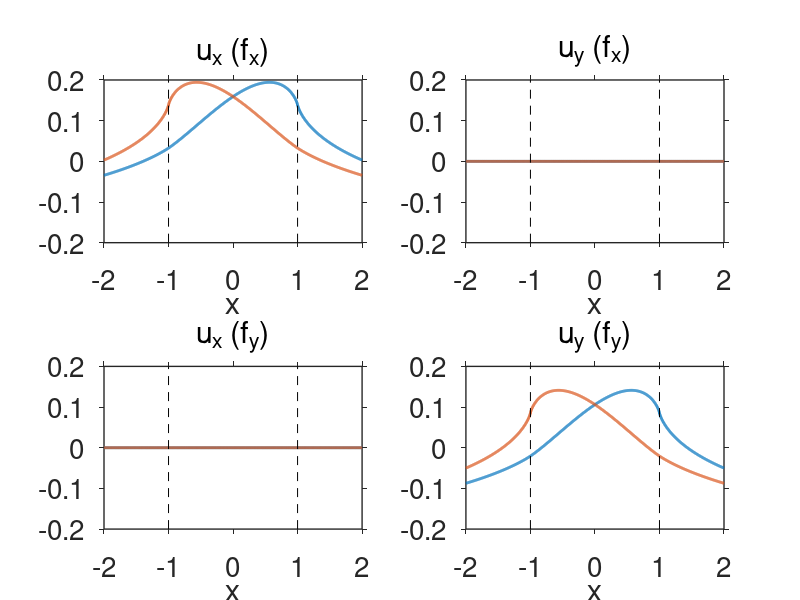
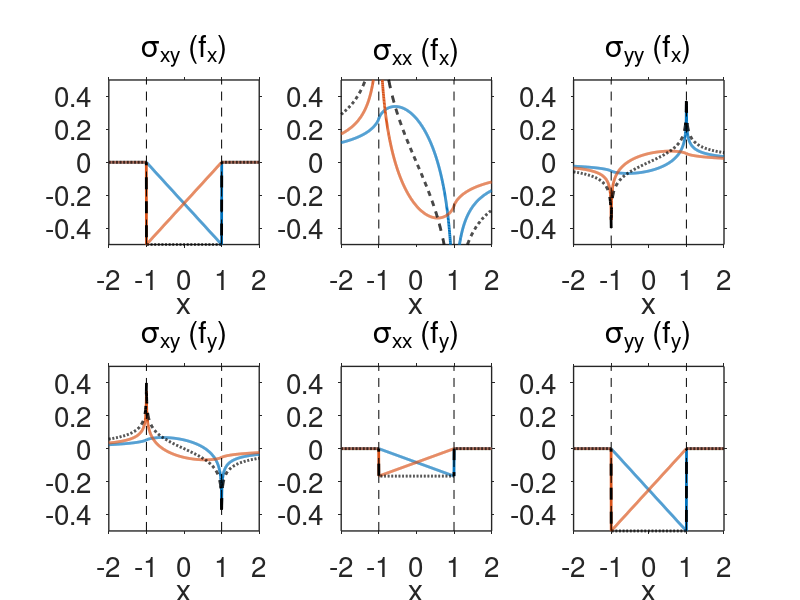

Write the MATLAB code that produced these figures, in order. (Note: this script raises an error after producing the figures.)
% script to convert Mathematica expressions to MATLAB
% for Kelvin problem with linearly varying body forces along a line segment
% 
% AUTHORS:
% Rishav Mallick, JPL, 2024

clear

mu = 1;
nu = 0.25;

Nobs = 1000;
xo = linspace(-2,2,Nobs)';
yo = zeros(Nobs,1);

% Displacement kernels copied over from Mathematica for a horizontal line
% element present at y = 0, -w <= x <= w
% 
% ux,uy kernels have two linear basis functions
% f1: goes from (-w,0) to (w,1)
% f2: goes from (-w,1) to (w,0)

% ux kernels (is non-zero at yo = 0 only for fx)
ux_1 = @(fx,fy,w) ((1/8).*fx.*w.^(-1).*(w+(-1).*xo).*(3.*w+xo).*mu.^(-1).*nu.*(pi+(-1) ...
  .*pi.*nu).^(-1).*log((w+(-1).*xo).^2+yo.^2)+(1/32).*fx.*pi.^(-1).* ...
  w.^(-1).*mu.^(-1).*((-1)+nu).^(-1).*(4.*w.*(8.*w.*((-1)+nu)+xo.*((-3) ...
  +4.*nu))+(-16).*(w+xo).*yo.*((-1)+nu).*atan2((w-xo),yo)+ ...
  (-16).*(w+xo).*yo.*((-1)+nu).*atan2((w+xo),yo)+(3.*(w+(-1).* ...
  xo).*(3.*w+xo)+yo.^2.*(5+(-4).*nu)).*log((w+(-1).*xo).^2+yo.^2)+( ...
  3.*(w+xo).^2+(-5).*yo.^2+(-4).*(w+xo+(-1).*yo).*(w+xo+yo).*nu).* ...
  log((w+xo).^2+yo.^2)) + ...
  (1/16).*fy.*pi.^(-1).*w.^(-1).*yo.*mu.^(-1).*((-1)+nu).^(-1).*(4.*w+ ...
  (-2).*yo.*(atan2((w-xo),yo)+atan2((w+xo),yo))+( ...
  w+xo).*(log((w+(-1).*xo).^2+yo.^2)+(-1).*log((w+xo).^2+yo.^2))))./2;

ux_2 = @(fx,fy,w) (1/64).*fx.*pi.^(-1).*w.^(-1).*(w+(-1).*xo).^2.*mu.^(-1).*(3+(-4).* ...
  nu).*((-1)+nu).^(-1).*log((w+(-1).*xo).^2+yo.^2)+(1/32).*pi.^(-1).* ...
  w.^(-1).*(w+(-1).*xo).*mu.^(-1).*((-1)+nu).^(-1).*((-8).*fx.*yo.*(( ...
  -1)+nu).*(atan2((w-xo),yo)+atan2((w+xo),yo))+fy.* ...
  yo.*log((w+(-1).*xo).^2+yo.^2))+(1/64).*pi.^(-1).*w.^(-1).*mu.^(-1) ...
  .*((-1)+nu).^(-1).*(4.*w.*((-2).*fy.*yo+fx.*xo.*(3+(-4).*nu)+8.*fx.* ...
  w.*((-1)+nu))+yo.^2.*(4.*fy.*(atan2((w-xo),yo)+atan2((w+xo),yo))+...
  fx.*((-5)+4.*nu).*log((w+(-1).*xo).^2+yo.^2))+(2.* ...
  fy.*((-1).*w+xo).*yo+fx.*(3.*(3.*w+(-1).*xo).*(w+xo)+5.*yo.^2+(-4) ...
  .*((3.*w+(-1).*xo).*(w+xo)+yo.^2).*nu)).*log((w+xo).^2+yo.^2));

% uy kernels (is non-zero at yo = 0 only for fy)
uy_1 = @(fx,fy,w) (1/32).*fx.*pi.^(-1).*w.^(-1).*yo.*mu.^(-1).*((-1)+nu).^(-1).*(4.*w+ ...
  (-2).*yo.*(atan2(w-xo,yo)+atan2(w+xo,yo))+( ...
  w+xo).*(log((w+(-1).*xo).^2+yo.^2)+(-1).*log((w+xo).^2+yo.^2)))+( ...
  1/64).*fy.*pi.^(-1).*w.^(-1).*mu.^(-1).*((-1)+nu).^(-1).*(4.*w.*(2.* ...
  w+xo).*((-3)+4.*nu)+8.*(w+xo).*yo.*((-1)+2.*nu).*atan2((-w+xo),yo)+...
  (-8).*(w+xo).*yo.*((-1)+2.*nu).*atan2(w+xo,yo)+( ...
  w.^2.*(9+(-12).*nu)+yo.^2.*(1+(-4).*nu)+2.*w.*xo.*((-3)+4.*nu)+ ...
  xo.^2.*((-3)+4.*nu)).*log((w+(-1).*xo).^2+yo.^2)+(-1).*((-3).*(w+ ...
  xo).^2+yo.^2+4.*(w+xo+(-1).*yo).*(w+xo+yo).*nu).*log((w+xo).^2+ ...
  yo.^2));

uy_2 = @(fx,fy,w) fx.*((-1/32).*pi.^(-1).*w.^(-1).*yo.*mu.^(-1).*((-1)+nu).^(-1).*(4.* ...
  w+(-2).*yo.*(atan2(w-xo,yo)+atan2(w+xo,yo))+ ...
  ((-1).*w+xo).*log((w+(-1).*xo).^2+yo.^2))+(w+(-1).*xo).*yo.*(32.* ...
  pi.*w.*mu+(-32).*pi.*w.*mu.*nu).^(-1).*log(w.^2+2.*w.*xo+xo.^2+yo.^2) ...
  )+fy.*((-1/8).*pi.^(-1).*w.^(-1).*(w+(-1).*xo).*yo.*mu.^(-1).*((-1) ...
  +nu).^(-1).*((-1)+2.*nu).*(atan2(w-xo,yo)+atan2((w+xo),yo))+...
  (1/64).*pi.^(-1).*w.^(-1).*(w+(-1).*xo).^2.*mu.^(-1).* ...
  (3+(-4).*nu).*((-1)+nu).^(-1).*log((w+(-1).*xo).^2+yo.^2)+(1/64).* ...
  pi.^(-1).*w.^(-1).*mu.^(-1).*((-1)+nu).^(-1).*(4.*w.*(2.*w+(-1).*xo) ...
  .*((-3)+4.*nu)+yo.^2.*((-1)+4.*nu).*log((w+(-1).*xo).^2+yo.^2)+(3.*( ...
  3.*w+(-1).*xo).*(w+xo)+yo.^2+(-4).*((3.*w+(-1).*xo).*(w+xo)+yo.^2) ...
  .*nu).*log((w+xo).^2+yo.^2)));

% sxy kernels
sxy_1 = @(fx,fy,w) (-1/8).*fx.*pi.^(-1).*w.^(-1).*((-1)+nu).^(-1).*(2.*w.*(w+(-1).*xo) ...
  .*yo.*((w+(-1).*xo).^2+yo.^2).^(-1)+2.*(w+xo).*((-1)+nu).*atan2((w-xo),yo)+...
  2.*(w+xo).*((-1)+nu).*atan2((w+xo),yo)+( ...
  1/2).*yo.*((-3)+2.*nu).*(log((w+(-1).*xo).^2+yo.^2)+(-1).*log((w+ ...
  xo).^2+yo.^2)))+(1/8).*fy.*pi.^(-1).*w.^(-1).*((-1)+nu).^(-1).*(( ...
  -2).*w.*(w+(-1).*xo).^2.*((w+(-1).*xo).^2+yo.^2).^(-1)+4.*w.*nu+2.* ...
  yo.*nu.*atan2((-w+xo),yo)+(-2).*yo.*nu.*atan2((w+xo),yo)+...
  (1/2).*(w+xo).*((-1)+2.*nu).*(log((w+(-1).*xo).^2+yo.^2)+ ...
  (-1).*log((w+xo).^2+yo.^2)));

sxy_2 = @(fx,fy,w) (-1/16).*fx.*pi.^(-1).*w.^(-1).*((-1)+nu).^(-1).*(4.*w.*(w+xo).* ...
  yo.*((w+xo).^2+yo.^2).^(-1)+4.*(w+(-1).*xo).*((-1)+nu).*atan2((w-xo),yo)+4.*(w+(-1).*xo).*((-1)+nu).*atan2(w+xo,yo)+...
  (-1).*yo.*((-3)+2.*nu).*(log((w+(-1).*xo).^2+yo.^2)+(-1).*log( ...
  (w+xo).^2+yo.^2)))+(-1/16).*fy.*pi.^(-1).*w.^(-1).*((-1)+nu).^(-1) ...
  .*((-4).*w.*(w+xo).^2.*((w+xo).^2+yo.^2).^(-1)+8.*w.*nu+(-4).*yo.* ...
  nu.*atan2(w-xo,yo)+(-4).*yo.*nu.*atan2((w+xo),yo)+...
  ((-1).*w+xo).*((-1)+2.*nu).*(log((w+(-1).*xo).^2+yo.^2)+(-1).* ...
  log((w+xo).^2+yo.^2)));

% sxx kernels
sxx_1 = @(fx,fy,w) (1/8).*fx.*pi.^(-1).*w.^(-1).*((-1)+nu).^(-1).*(((w+(-1).*xo).^2+ ...
  yo.^2).^(-1).*((-6).*w.*(w+(-1).*xo).^2+(-8).*w.*yo.^2)+4.*w.*nu+( ...
  -2).*yo.*((-2)+nu).*atan2((w-xo),yo)+(-2).*yo.*((-2)+nu) ...
  .*atan2((w+xo),yo)+(1/2).*(w+xo).*((-3)+2.*nu).*(log((w+(-1) ...
  .*xo).^2+yo.^2)+(-1).*log((w+xo).^2+yo.^2)))+(1/8).*fy.*pi.^(-1).* ...
  w.^(-1).*((-1)+nu).^(-1).*(2.*w.*((-1).*w+xo).*yo.*((w+(-1).*xo) ...
  .^2+yo.^2).^(-1)+2.*(w+xo).*nu.*atan2((w-xo),yo)+2.*(w+ ...
  xo).*nu.*atan2((w+xo),yo)+(1/2).*yo.*(1+2.*nu).*(log((w+(-1).* ...
  xo).^2+yo.^2)+(-1).*log((w+xo).^2+yo.^2)));

sxx_2 = @(fx,fy,w) (1/16).*fx.*pi.^(-1).*w.^(-1).*((-1)+nu).^(-1).*(4.*w.*((w+xo).^2+ ...
  yo.^2).^(-1).*(3.*(w+xo).^2+4.*yo.^2+(-2).*((w+xo).^2+yo.^2).*nu)+ ...
  4.*yo.*((-2)+nu).*atan2(w-xo,yo)+4.*yo.*((-2)+nu).* ...
  atan2(w+xo,yo)+(w+(-1).*xo).*((-3)+2.*nu).*(log((w+(-1).* ...
  xo).^2+yo.^2)+(-1).*log((w+xo).^2+yo.^2)))+(1/16).*fy.*pi.^(-1).* ...
  w.^(-1).*((-1)+nu).^(-1).*((-4).*w.*(w+xo).*yo.*((w+xo).^2+yo.^2) ...
  .^(-1)+4.*(w+(-1).*xo).*nu.*atan2(w-xo,yo)+4.*(w+(-1) ...
  .*xo).*nu.*atan2(w+xo,yo)+(-1).*yo.*(1+2.*nu).*(log((w+(-1) ...
  .*xo).^2+yo.^2)+(-1).*log((w+xo).^2+yo.^2)));

% syy kernels
syy_1 = @(fx,fy,w) (-1/16).*fx.*pi.^(-1).*w.^(-1).*((-1)+nu).^(-1).*(((w+(-1).*xo).^2+ ...
  yo.^2).^(-1).*((-4).*w.*(w+(-1).*xo).^2+(-8).*w.*yo.^2)+8.*w.*nu+( ...
  -4).*yo.*((-1)+nu).*atan2((w-xo),yo)+(-4).*yo.*((-1)+nu) ...
  .*atan2((w+xo),yo)+(w+xo).*((-1)+2.*nu).*(log((w+(-1).*xo) ...
  .^2+yo.^2)+(-1).*log((w+xo).^2+yo.^2)))+(-1/8).*fy.*pi.^(-1).*w.^( ...
  -1).*((-1)+nu).^(-1).*(2.*w.*((-1).*w+xo).*yo.*((w+(-1).*xo).^2+ ...
  yo.^2).^(-1)+2.*(w+xo).*((-1)+nu).*atan2((w-xo),yo)+2.* ...
  (w+xo).*((-1)+nu).*atan2((w+xo),yo)+(1/2).*yo.*((-1)+2.*nu).*( ...
  log((w+(-1).*xo).^2+yo.^2)+(-1).*log((w+xo).^2+yo.^2)));

syy_2 = @(fx,fy,w) (-1/8).*fx.*pi.^(-1).*w.^(-1).*((-1)+nu).^(-1).*(2.*w.*((w+xo).^2+ ...
  yo.^2).^(-1).*((w+xo).^2+2.*yo.^2+(-2).*((w+xo).^2+yo.^2).*nu)+2.* ...
  yo.*((-1)+nu).*atan2(w-xo,yo)+2.*yo.*((-1)+nu).*atan2((w+xo),yo)+(1/2).*(w+(-1).*xo).*((-1)+2.*nu).*(log((w+(-1).* ...
  xo).^2+yo.^2)+(-1).*log((w+xo).^2+yo.^2)))+(-1/8).*fy.*pi.^(-1).* ...
  w.^(-1).*((-1)+nu).^(-1).*((-2).*w.*(w+xo).*yo.*((w+xo).^2+yo.^2) ...
  .^(-1)+2.*(w+(-1).*xo).*((-1)+nu).*atan2(w-xo,yo)+2.* ...
  (w+(-1).*xo).*((-1)+nu).*atan2(w+xo,yo)+(-1/2).*yo.*((-1)+ ...
  2.*nu).*(log((w+(-1).*xo).^2+yo.^2)+(-1).*log((w+xo).^2+yo.^2)));

% set element length
w = 1;

% Displacements
figure(1),clf
subplot(2,2,1)
plot(xo,ux_1(1,0,w),'Linewidth',2), hold on
plot(xo,ux_2(1,0,w),'Linewidth',2)
xlabel('x')
title('u_x (f_x)','FontWeight','normal')

subplot(2,2,3)
plot(xo,ux_1(0,1,w),'Linewidth',2), hold on
plot(xo,ux_2(0,1,w),'Linewidth',2)
xlabel('x')
title('u_x (f_y)','FontWeight','normal')

subplot(2,2,2)
plot(xo,uy_1(1,0,w),'Linewidth',2), hold on
plot(xo,uy_2(1,0,w),'Linewidth',2)
xlabel('x')
title('u_y (f_x)','FontWeight','normal')

subplot(2,2,4)
plot(xo,uy_1(0,1,w),'Linewidth',2), hold on
plot(xo,uy_2(0,1,w),'Linewidth',2)
xlabel('x')
title('u_y (f_y)','FontWeight','normal')
set(findobj(gcf,'type','axes'),'FontSize',20,'LineWidth',1,'TickDir','both','YLim',[-1 1]*0.2);
for i = 1:4
    subplot(2,2,i)
    plot([1 1]*w,get(gca,'YLim'),'k--')
    plot([1 1]*-w,get(gca,'YLim'),'k--')
end

% Stresses
% sxy
figure(11),clf
subplot(2,3,1)
plot(xo,sxy_1(1,0,w),'Linewidth',2), hold on
plot(xo,sxy_2(1,0,w),'Linewidth',2)
plot(xo,sxy_1(1,0,w)+sxy_2(1,0,w),'k--','Linewidth',2)
xlabel('x')
title('\sigma_{xy} (f_x)','FontWeight','normal')

subplot(2,3,4)
plot(xo,sxy_1(0,1,w),'Linewidth',2), hold on
plot(xo,sxy_2(0,1,w),'Linewidth',2)
plot(xo,sxy_1(0,1,w)+sxy_2(0,1,w),'k--','Linewidth',2)
xlabel('x')
title('\sigma_{xy} (f_y)','FontWeight','normal')

% sxx
subplot(2,3,2)
plot(xo,sxx_1(1,0,w),'Linewidth',2), hold on
plot(xo,sxx_2(1,0,w),'Linewidth',2)
plot(xo,sxx_1(1,0,w)+sxx_2(1,0,w),'k--','Linewidth',2)
xlabel('x')
title('\sigma_{xx} (f_x)','FontWeight','normal')

subplot(2,3,5)
plot(xo,sxx_1(0,1,w),'Linewidth',2), hold on
plot(xo,sxx_2(0,1,w),'Linewidth',2)
plot(xo,sxx_1(0,1,w)+sxx_2(0,1,w),'k--','Linewidth',2)
xlabel('x')
title('\sigma_{xx} (f_y)','FontWeight','normal')

% syy
subplot(2,3,3)
plot(xo,syy_1(1,0,w),'Linewidth',2), hold on
plot(xo,syy_2(1,0,w),'Linewidth',2)
plot(xo,syy_1(1,0,w)+syy_2(1,0,w),'k--','Linewidth',2)
xlabel('x')
title('\sigma_{yy} (f_x)','FontWeight','normal')

subplot(2,3,6)
plot(xo,syy_1(0,1,w),'Linewidth',2), hold on
plot(xo,syy_2(0,1,w),'Linewidth',2)
plot(xo,syy_1(0,1,w)+syy_2(0,1,w),'k--','Linewidth',2)
xlabel('x')
title('\sigma_{yy} (f_y)','FontWeight','normal')

set(findobj(gcf,'type','axes'),'FontSize',20,'LineWidth',1,'TickDir','both','YLim',[-1 1]*0.5);
for i = 1:6
    subplot(2,3,i)
    plot([1 1]*w,get(gca,'YLim'),'k--')
    plot([1 1]*-w,get(gca,'YLim'),'k--')
end

%% compare with stress kernel function
[Disp,Stress] = LinForceKernelFS(xo,yo,0,0,w,nu,mu);
% Disp_kernels - [Nobs x (ux or uy) x (fx or fy) x 2 basis functions]
figure(100),clf
for i = 1:2 % ux or uy   
    for j = 1:2 % fx or fy
        plotval = (i-1)*2 + j;
        subplot(2,2,plotval)
        for k = 1:2 % basis functions          
            toplot = Disp(:,i,j,k);
            plot(xo,toplot,'-'), hold on
        end
        if j == 1
            title('f_x')
        else
            title('f_y')
        end
        ylim([-1 1]*0.2)
    end
end

% Stress_kernels - [Nobs x (sxx,sxy,syy) x (fx or fy) x2 basis functions]
figure(101),clf
for i = 1:3 % sxx, sxy or syy  
    for j = 1:2 % fx or fy
        plotval = (i-1)*2 + j;
        subplot(3,2,plotval)
        for k = 1:2 % basis functions            
            toplot = Stress(:,i,j,k);
            plot(xo,toplot,'-'), hold on
        end
        if j == 1
            title('f_x')
        else
            title('f_y')
        end
        ylim([-1 1]*0.5)
    end
end

